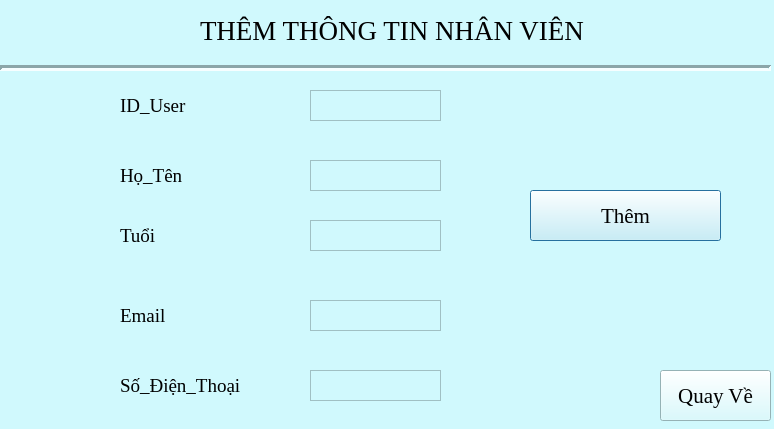
<?xml version="1.0" encoding="UTF-8"?>
<ui version="4.0">
 <class>Dialog</class>
 <widget class="QDialog" name="Dialog">
  <property name="geometry">
   <rect>
    <x>0</x>
    <y>0</y>
    <width>774</width>
    <height>429</height>
   </rect>
  </property>
  <property name="windowTitle">
   <string>Dialog</string>
  </property>
  <property name="styleSheet">
   <string notr="true">background-color: #D0F9FD;</string>
  </property>
  <widget class="QLabel" name="label">
   <property name="geometry">
    <rect>
     <x>200</x>
     <y>10</y>
     <width>421</width>
     <height>41</height>
    </rect>
   </property>
   <property name="font">
    <font>
     <family>Times New Roman</family>
     <pointsize>20</pointsize>
    </font>
   </property>
   <property name="text">
    <string>THÊM THÔNG TIN NHÂN VIÊN</string>
   </property>
  </widget>
  <widget class="QLabel" name="Favicon">
   <property name="geometry">
    <rect>
     <x>40</x>
     <y>0</y>
     <width>71</width>
     <height>61</height>
    </rect>
   </property>
   <property name="text">
    <string/>
   </property>
  </widget>
  <widget class="Line" name="line">
   <property name="geometry">
    <rect>
     <x>0</x>
     <y>60</y>
     <width>771</width>
     <height>16</height>
    </rect>
   </property>
   <property name="lineWidth">
    <number>3</number>
   </property>
   <property name="orientation">
    <enum>Qt::Horizontal</enum>
   </property>
  </widget>
  <widget class="QTextEdit" name="idSanPham">
   <property name="geometry">
    <rect>
     <x>310</x>
     <y>90</y>
     <width>131</width>
     <height>31</height>
    </rect>
   </property>
  </widget>
  <widget class="QLabel" name="iconTaiKhoan">
   <property name="geometry">
    <rect>
     <x>120</x>
     <y>90</y>
     <width>161</width>
     <height>31</height>
    </rect>
   </property>
   <property name="font">
    <font>
     <family>Times New Roman</family>
     <pointsize>14</pointsize>
    </font>
   </property>
   <property name="text">
    <string>ID_User</string>
   </property>
  </widget>
  <widget class="QPushButton" name="btnCapNhatSanPham">
   <property name="geometry">
    <rect>
     <x>530</x>
     <y>190</y>
     <width>191</width>
     <height>51</height>
    </rect>
   </property>
   <property name="font">
    <font>
     <family>Times New Roman</family>
     <pointsize>16</pointsize>
    </font>
   </property>
   <property name="text">
    <string>Thêm</string>
   </property>
  </widget>
  <widget class="QPushButton" name="btnQuayVe">
   <property name="geometry">
    <rect>
     <x>660</x>
     <y>370</y>
     <width>111</width>
     <height>51</height>
    </rect>
   </property>
   <property name="font">
    <font>
     <family>Times New Roman</family>
     <pointsize>16</pointsize>
    </font>
   </property>
   <property name="text">
    <string>Quay Về</string>
   </property>
  </widget>
  <widget class="QLabel" name="iconTaiKhoan_4">
   <property name="geometry">
    <rect>
     <x>120</x>
     <y>160</y>
     <width>141</width>
     <height>31</height>
    </rect>
   </property>
   <property name="font">
    <font>
     <family>Times New Roman</family>
     <pointsize>14</pointsize>
    </font>
   </property>
   <property name="text">
    <string>Họ_Tên</string>
   </property>
  </widget>
  <widget class="QTextEdit" name="txtLoai">
   <property name="geometry">
    <rect>
     <x>310</x>
     <y>300</y>
     <width>131</width>
     <height>31</height>
    </rect>
   </property>
  </widget>
  <widget class="QLabel" name="iconTaiKhoan_6">
   <property name="geometry">
    <rect>
     <x>120</x>
     <y>220</y>
     <width>141</width>
     <height>31</height>
    </rect>
   </property>
   <property name="font">
    <font>
     <family>Times New Roman</family>
     <pointsize>14</pointsize>
    </font>
   </property>
   <property name="text">
    <string>Tuổi</string>
   </property>
  </widget>
  <widget class="QTextEdit" name="txtNgayNhapKho">
   <property name="geometry">
    <rect>
     <x>310</x>
     <y>160</y>
     <width>131</width>
     <height>31</height>
    </rect>
   </property>
  </widget>
  <widget class="QLabel" name="iconTaiKhoan_7">
   <property name="geometry">
    <rect>
     <x>120</x>
     <y>300</y>
     <width>161</width>
     <height>31</height>
    </rect>
   </property>
   <property name="font">
    <font>
     <family>Times New Roman</family>
     <pointsize>14</pointsize>
    </font>
   </property>
   <property name="text">
    <string>Email</string>
   </property>
  </widget>
  <widget class="QTextEdit" name="txtHanSuDung">
   <property name="geometry">
    <rect>
     <x>310</x>
     <y>220</y>
     <width>131</width>
     <height>31</height>
    </rect>
   </property>
  </widget>
  <widget class="QLabel" name="iconTaiKhoan_8">
   <property name="geometry">
    <rect>
     <x>120</x>
     <y>370</y>
     <width>161</width>
     <height>31</height>
    </rect>
   </property>
   <property name="font">
    <font>
     <family>Times New Roman</family>
     <pointsize>14</pointsize>
    </font>
   </property>
   <property name="text">
    <string>Số_Điện_Thoại</string>
   </property>
  </widget>
  <widget class="QTextEdit" name="txtSoDienThoai">
   <property name="geometry">
    <rect>
     <x>310</x>
     <y>370</y>
     <width>131</width>
     <height>31</height>
    </rect>
   </property>
  </widget>
 </widget>
 <resources/>
 <connections/>
</ui>
